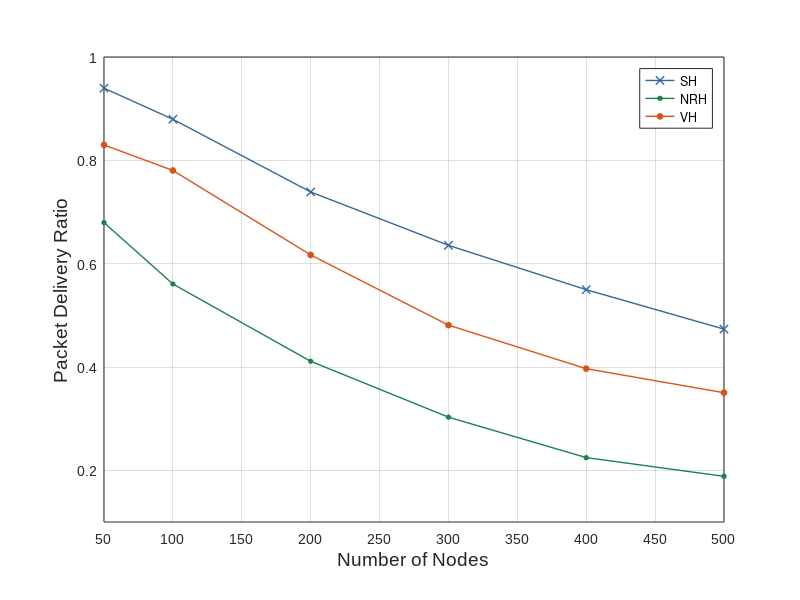

MATLAB code to generate this figure:

rng(0)
node=[50 100 200 300 400 500];
figure(1)
pdr50=[0.9397 0.70803 0.7919 0.82981 0.67945 0.71657 0.81245];
pdr100=[0.87949 0.56858 0.65883 0.78038 0.56067 0.50721 0.72618];
pdr200=[0.73878 0.42419 0.43842 0.61694 0.41108 0.31637 0.55147];
pdr300=[0.63551 0.30111 0.34903 0.48105 0.30291 0.23258 0.44474];
pdr400=[0.549640052398524 0.25543582777837 0.290395267525617 0.396757041596522 0.224633026372247 0.173713970897318 0.392775729921225];
pdr500=[0.47332 0.2063 0.22954 0.35024 0.18841 0.14016 0.32847];
pdrsh=[pdr50(1) pdr100(1) pdr200(1) pdr300(1) pdr400(1) pdr500(1)];
pdrnh=[pdr50(5) pdr100(5) pdr200(5) pdr300(5) pdr400(5) pdr500(5)];
pdrvh=[pdr50(4) pdr100(4) pdr200(4) pdr300(4) pdr400(4) pdr500(4)];%122


% Define the line colors
pdr_color_sh = [0.2 0.4 0.6]; % blue color
pdr_color_nh = [0.1 0.5 0.3]; %  [0.2 0.1 0.2]
pdr_color_vh = [0.8500 0.3250 0.0980]; % orange color

% Define the marker face colors
pdrsh_marker_color = [0.2 0.4 0.6]; % light blue color
pdrnh_marker_color = [0.1 0.5 0.3]; % light blue color
pdrvh_marker_color = [0.8500 0.3250 0.0980]; % yellow color



figure(1)

box on;
hold on;
plt=plot(node,pdrsh,'x-', 'Color', pdr_color_sh, 'LineWidth', 1, 'MarkerFaceColor', pdrsh_marker_color);
hold on
plt=plot(node,pdrnh,'o-', 'Color', pdr_color_nh, 'LineWidth', 1, 'MarkerFaceColor', pdrnh_marker_color,'MarkerSize',3);
hold on
plt=plot(node,pdrvh,'o-', 'Color', pdr_color_vh, 'LineWidth', 1, 'MarkerFaceColor', pdrvh_marker_color,'MarkerSize',4);



% setting the axis
xlim([50 500])
xticks([50 100 150 200 250 300 350 400 450 500]);
xticklabels({'50','100','150','200','250','300', '350','400','450','500'});
ylim([0.1,1]);
yticks([0.2 0.4 0.6 0.8 1]);
yticklabels({'0.2','0.4','0.6','0.8','1'});


% Axis and legend setup
xlabel('Number of Nodes','FontName','Arial','fontsize',14);
ylabel('Packet Delivery Ratio','FontName','Arial','fontsize',14);
grid on;
box on;
legend({'SH','NRH','VH'},'Location','northeast');
legend boxon;

% Removing tick to make it look more profession
set(gca, 'Ticklength', [0 0])

% Customizing texts in the axis in ticklabel, making the background white
set(gcf,'color','w');    
a = get(gca,'XTickLabel');
set(gca,'XTickLabel',a,'FontName','Arial','fontsize',10);
b = get(gca,'YTickLabel');
set(gca,'YTickLabel',b,'FontName','Arial','fontsize',10);

% Fixing the aspect ratio
pbaspect([8,6,1])
